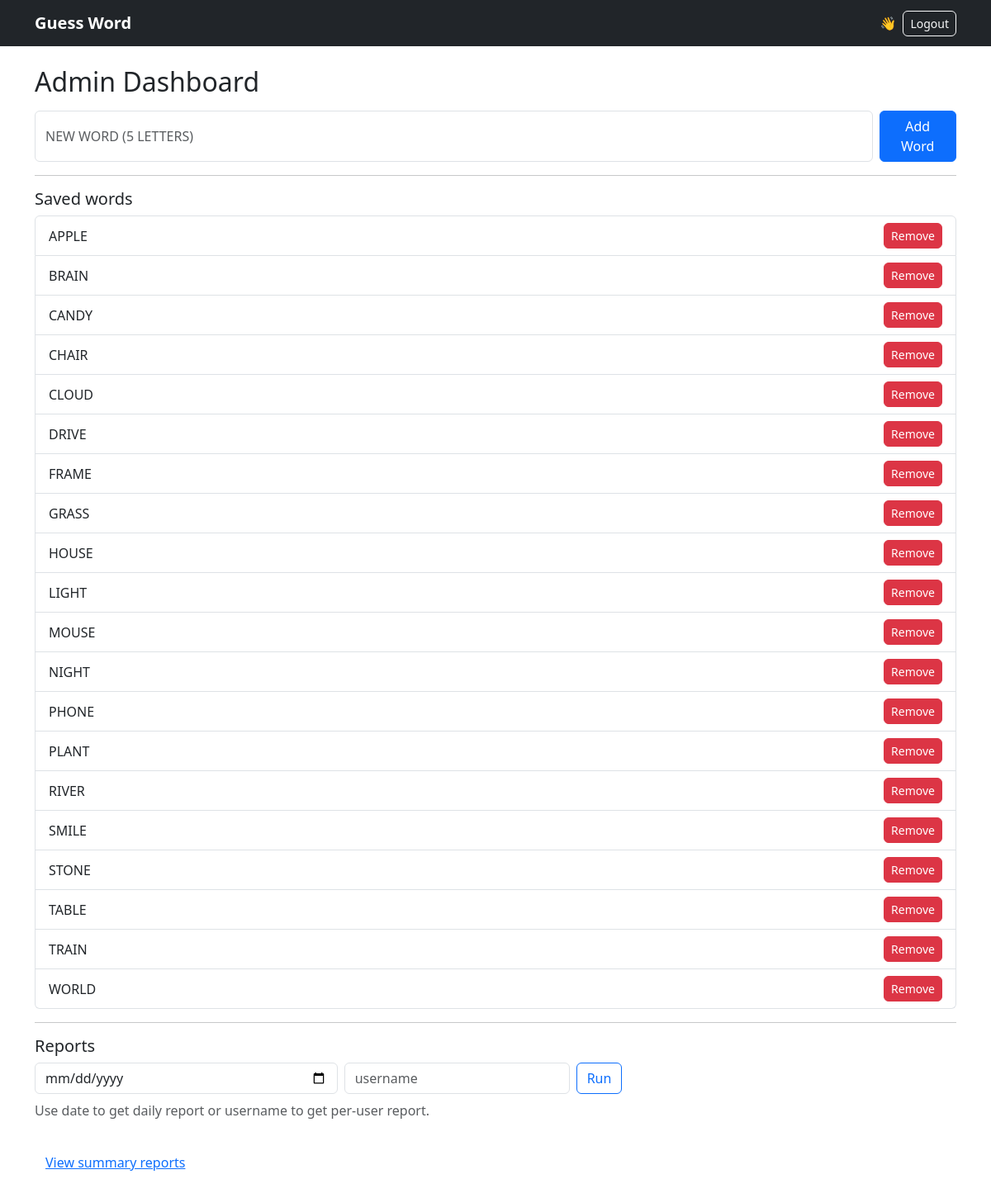
The page /admin (signed in) on the database its author committed.
### models.py (models this page shows)
class Word(db.Model):
    id = db.Column(db.Integer, primary_key=True)
    word = db.Column(db.String(5), unique=True, nullable=False)

### app.py (the view)
@app.route("/admin")
@login_required
def admin_dashboard():
    if not current_user.is_admin():
        flash("Admin access required.", "danger")
        return redirect(url_for("player_dashboard"))
    words = Word.query.order_by(Word.word).all()
    requests = []
    if current_user.is_head_admin():
        requests = PendingAdminRequest.query.filter_by(status="PENDING").all()
    return render_template("admin_dashboard.html", words=words, requests=requests)

### app.py (called while the page is built)
@login_manager.user_loader
def load_user(user_id):
    try:
        return User.query.get(int(user_id))
    except Exception:
        return None

@app.context_processor
def inject_now():
    return {"current_year": datetime.utcnow().year}

### models.py (called while the page is built)
    def is_admin(self) -> bool:
        return self.role.upper() in ["ADMIN", "HEAD_ADMIN"]

    def is_head_admin(self) -> bool:
        return self.role.upper() == "HEAD_ADMIN"

### templates/admin_dashboard.html (shortened to what this page needs)
{% extends "base.html" %}
{% block content %}
  <h2>Admin Dashboard</h2>
  <div class="mt-3">
    <form class="d-flex" method="post" action="{{ url_for('admin_add_word') }}">
      <input class="form-control text-uppercase" name="word" maxlength="5" placeholder="NEW word (5 letters)">
      <button class="btn btn-primary ms-2">Add Word</button>
    </form>
  </div>
  <hr>
  <h5>Saved words</h5>
  <ul class="list-group">
    {% for w in words %}
      <li class="list-group-item d-flex justify-content-between align-items-center">
        {{ w.word }}
        <form method="post" action="{{ url_for('admin_remove_word', word_id=w.id) }}">
          <button class="btn btn-sm btn-danger">Remove</button>
        </form>
      </li>
    {% endfor %}
  </ul>
  <hr>
  <h5>Reports</h5>
  <form class="row g-2" method="get" action="{{ url_for('admin_reports') }}">
    <div class="col-md-4">
      <input type="date" name="date" class="form-control">
    </div>
    <div class="col-md-3">
      <input class="form-control" name="username" placeholder="username">
    </div>
    <div class="col-auto">
      <button class="btn btn-outline-primary">Run</button>
    </div>
  </form>
  <p class="text-muted mt-2">Use date to get daily report or username to get per-user report.</p>
  <a class="btn btn-link mt-3" href="{{ url_for('admin_reports') }}">View summary reports</a>
{% endblock %}

### static/style.css (style rules this page uses)
body { font-family: system-ui, -apple-system, "Segoe UI", Roboto, "Helvetica Neue", Arial; }
.btn { border-radius: 6px; }
.text-uppercase { text-transform: uppercase; }

### rows shown on the page
Word: word "APPLE"
Word: word "BRAIN"
Word: word "CANDY"
Word: word "CHAIR"
Word: word "CLOUD"
Word: word "DRIVE"
Word: word "FRAME"
Word: word "GRASS"
Word: word "HOUSE"
Word: word "LIGHT"
Word: word "MOUSE"
Word: word "NIGHT"
Word: word "PHONE"
Word: word "PLANT"
Word: word "RIVER"
Word: word "SMILE"
Word: word "STONE"
Word: word "TABLE"
Word: word "TRAIN"
Word: word "WORLD"
